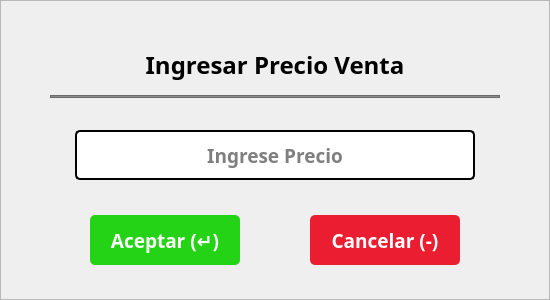
    <widget class="QFrame" name="frmIngresarPrecioVenta">
     <property name="geometry">
      <rect>
       <x>685</x>
       <y>390</y>
       <width>550</width>
       <height>300</height>
      </rect>
     </property>
     <property name="styleSheet">
      <string notr="true">#frmIngresarPrecioVenta{background-color: rgb(255, 255, 255);
color: rgb(0, 0, 0);
border:none;
border-radius: 10px;
border: 2px solid #D9D9D9;}</string>
     </property>
     <property name="frameShape">
      <enum>QFrame::StyledPanel</enum>
     </property>
     <property name="frameShadow">
      <enum>QFrame::Raised</enum>
     </property>
     <widget class="QLabel" name="lblTextoIngresarPrecioVenta">
      <property name="geometry">
       <rect>
        <x>50</x>
        <y>35</y>
        <width>450</width>
        <height>60</height>
       </rect>
      </property>
      <property name="font">
       <font>
        <family>Poppins</family>
        <pointsize>18</pointsize>
        <weight>75</weight>
        <bold>true</bold>
       </font>
      </property>
      <property name="text">
       <string>Ingresar Precio Venta</string>
      </property>
      <property name="alignment">
       <set>Qt::AlignCenter</set>
      </property>
     </widget>
     <widget class="QLineEdit" name="txtIngresarPrecioVenta">
      <property name="geometry">
       <rect>
        <x>75</x>
        <y>130</y>
        <width>400</width>
        <height>50</height>
       </rect>
      </property>
      <property name="font">
       <font>
        <family>Poppins</family>
        <pointsize>14</pointsize>
        <weight>75</weight>
        <bold>true</bold>
       </font>
      </property>
      <property name="styleSheet">
       <string notr="true">background-color: rgb(255, 255, 255);
color: rgb(0, 0, 0);
border-radius: 5px;
border: 2px solid #000;
padding: 5px</string>
      </property>
      <property name="text">
       <string/>
      </property>
      <property name="alignment">
       <set>Qt::AlignCenter</set>
      </property>
      <property name="placeholderText">
       <string>Ingrese Precio</string>
      </property>
     </widget>
     <widget class="QPushButton" name="btnAceptarFrmIngresarPrecioVenta">
      <property name="geometry">
       <rect>
        <x>90</x>
        <y>215</y>
        <width>150</width>
        <height>50</height>
       </rect>
      </property>
      <property name="font">
       <font>
        <family>Poppins</family>
        <pointsize>14</pointsize>
        <weight>75</weight>
        <bold>true</bold>
       </font>
      </property>
      <property name="cursor">
       <cursorShape>PointingHandCursor</cursorShape>
      </property>
      <property name="styleSheet">
       <string notr="true">background-color: rgb(36, 211, 21);
color: rgb(255, 255, 255);
border:none;
border-radius: 5px;</string>
      </property>
      <property name="text">
       <string>Aceptar (↵)</string>
      </property>
      <property name="flat">
       <bool>false</bool>
      </property>
     </widget>
     <widget class="QPushButton" name="btnCancelarFrmIngresarPrecioVenta">
      <property name="geometry">
       <rect>
        <x>310</x>
        <y>215</y>
        <width>150</width>
        <height>50</height>
       </rect>
      </property>
      <property name="font">
       <font>
        <family>Poppins</family>
        <pointsize>14</pointsize>
        <weight>75</weight>
        <bold>true</bold>
       </font>
      </property>
      <property name="cursor">
       <cursorShape>PointingHandCursor</cursorShape>
      </property>
      <property name="styleSheet">
       <string notr="true">background-color: rgb(234, 29, 49);
color: rgb(255, 255, 255);
border:none;
border-radius: 5px;</string>
      </property>
      <property name="text">
       <string>Cancelar (-)</string>
      </property>
     </widget>
     <widget class="QFrame" name="frame_11">
      <property name="geometry">
       <rect>
        <x>50</x>
        <y>95</y>
        <width>450</width>
        <height>3</height>
       </rect>
      </property>
      <property name="styleSheet">
       <string notr="true">background-color: rgb(139, 139, 139);</string>
      </property>
      <property name="frameShape">
       <enum>QFrame::StyledPanel</enum>
      </property>
      <property name="frameShadow">
       <enum>QFrame::Raised</enum>
      </property>
     </widget>
    </widget>
